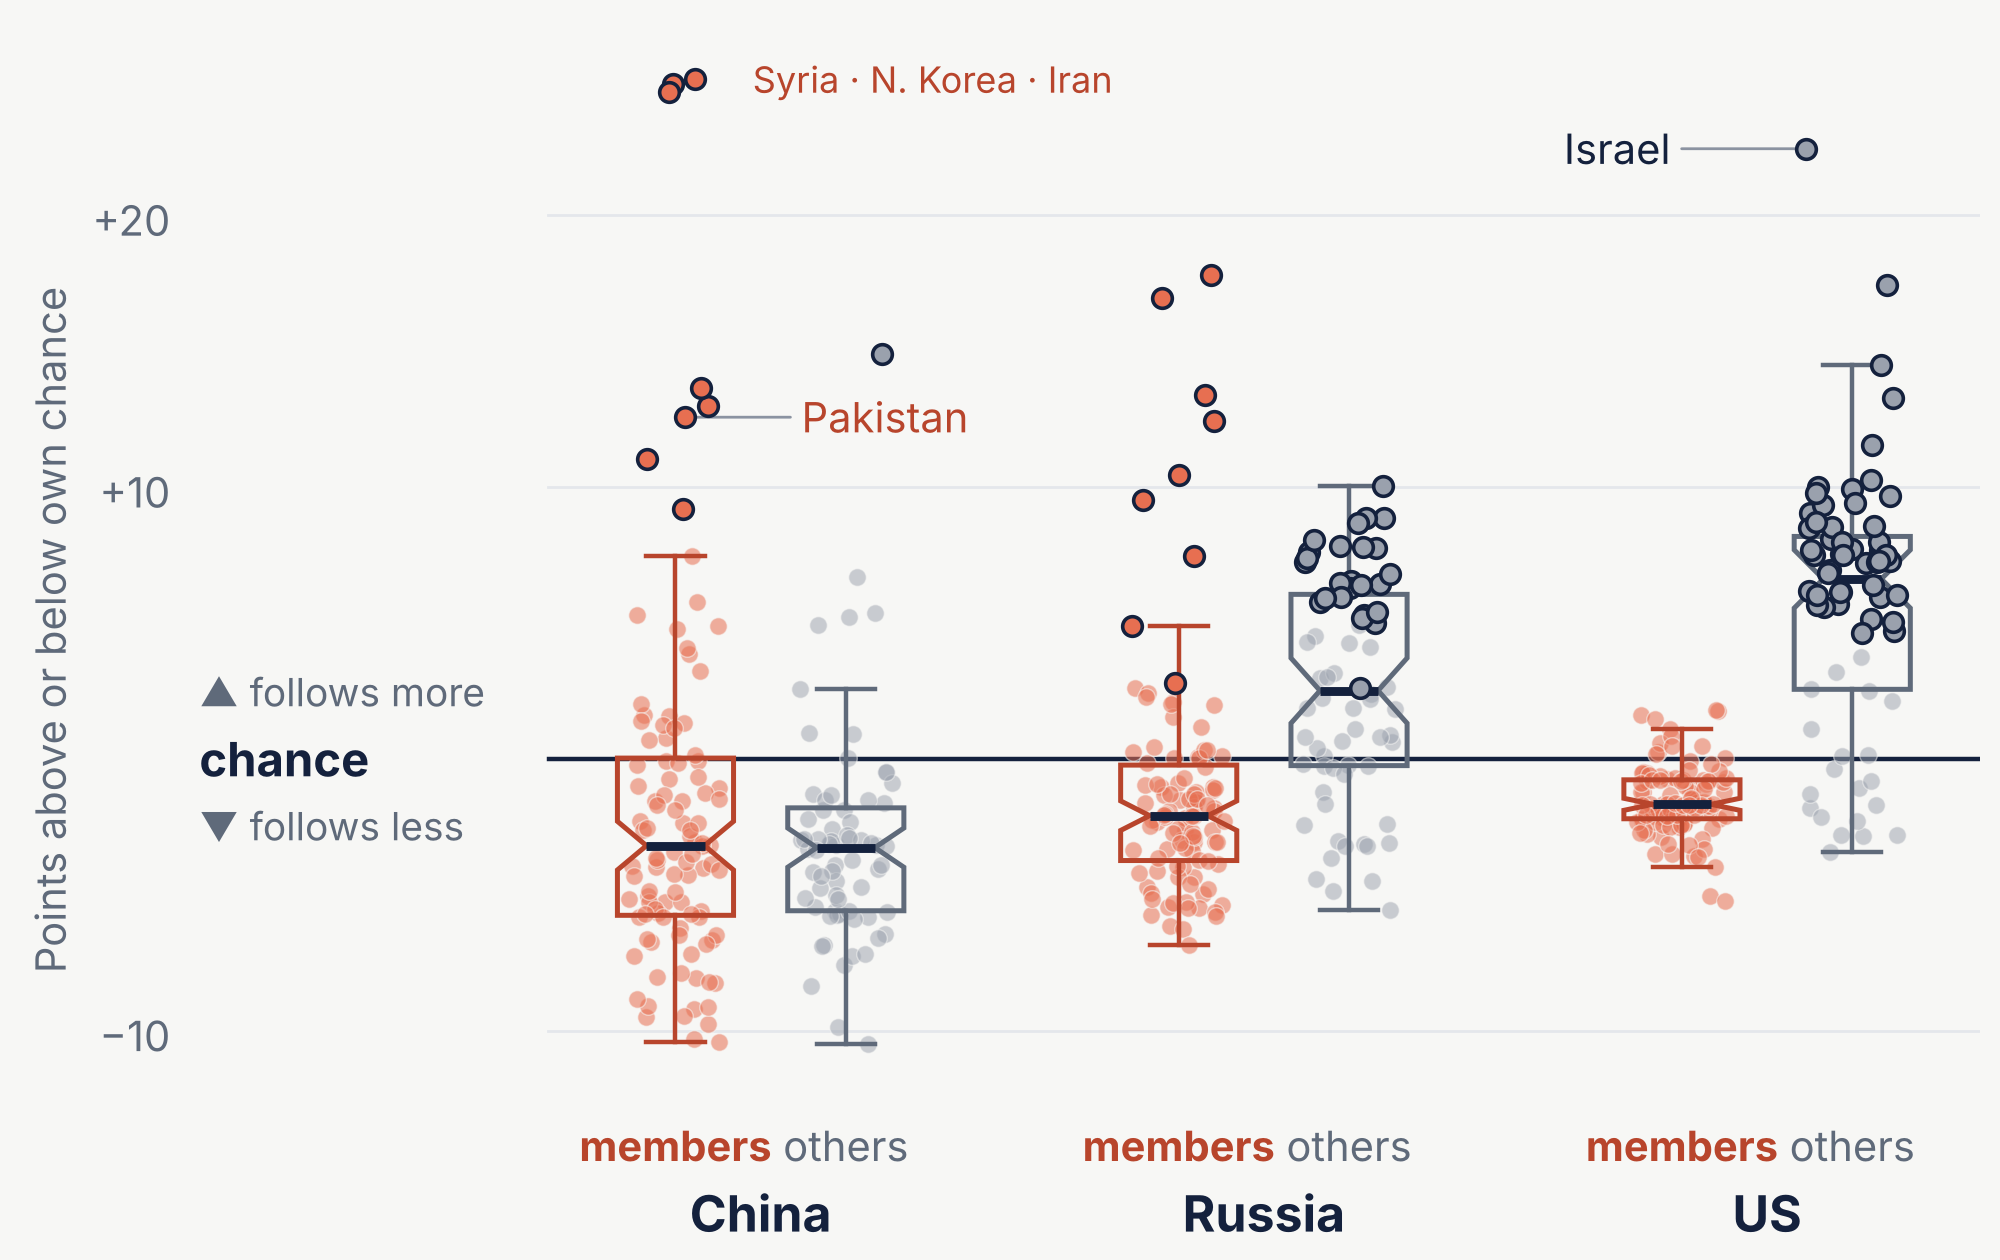

Write the Python code that produced this figure.
"""Slide 22 - Quando una potenza è in minoranza, i membri la seguono?

Per Cina, Russia e USA: votazioni in cui la potenza vota diversamente dalla maggioranza.
Per ogni Stato (presente in almeno il 75% delle votazioni):
  osservato = quota di queste votazioni in cui vota come la potenza
  atteso    = accordo per caso, dalle frequenze di sì / astenuto / no dello Stato e della potenza
Box plot (con notch) di osservato - atteso, membri contro non membri.
Test: binomiale a una coda per Stato con correzione di Benjamini-Hochberg (pallini bordati);
Wilcoxon sui membri contro lo zero.
Output: figure/slide22_follow.png, figure/s22.csv
"""
import numpy as np
import pandas as pd
from scipy.stats import binomtest, false_discovery_control, wilcoxon

import base

df = base.carica()
pres = base.presenza(df)
tenuti = pres[pres >= 0.75].index
d = base.voti_espressi(df)
maj = base.maggioranza(d)

righe = []
for P in ["CHINA", "RUSSIAN FEDERATION", "UNITED STATES"]:
    vp, minoranza = base.in_minoranza(d, maj, P)
    sub = d[d.rcid.isin(minoranza) & (d.Countryname != P) & d.Countryname.isin(tenuti)].copy()
    sub["pv"] = vp.reindex(sub.rcid).values
    for c, g in sub.groupby("Countryname"):
        oss = (g.vote == g.pv).mean()
        fc = g.vote.value_counts(normalize=True)
        fp = g.pv.value_counts(normalize=True)
        att = sum(fc.get(v, 0) * fp.get(v, 0) for v in [1, 2, 3])
        righe.append((P, c, c in base.NAM, oss * 100, att * 100, len(g)))
    print(P, "votazioni in minoranza:", len(minoranza))

r = pd.DataFrame(righe, columns=["P", "c", "mem", "obs", "exp", "n"])
r["diff"] = r.obs - r.exp
r["p"] = [binomtest(int(round(o / 100 * n)), n, e / 100, alternative="greater").pvalue
          for o, e, n in zip(r.obs, r.exp, r.n)]
r["sig"] = False
for P, g in r.groupby("P"):
    r.loc[g.index, "sig"] = false_discovery_control(g.p.values, method="bh") < 0.05
print(r.groupby(["P", "mem"])[["obs", "exp", "diff"]].median().round(1))
membri = r[r.mem]
print("membri sotto il proprio caso:",
      membri.groupby("P").apply(lambda g: (g["diff"] < 0).mean()).round(2).to_dict())
print("Wilcoxon (membri):", membri.groupby("P")["diff"].apply(lambda x: wilcoxon(x).pvalue).to_dict())
print("membri sopra il caso dopo BH:", membri[membri.sig].groupby("P").size().to_dict())
r.to_csv(base.OUT / "s22.csv", index=False)

# figura
plt = base.stile()
BG, NAVY = base.SFONDO, base.NAVY
rng = np.random.default_rng(3)
fig, ax = base.nuova_figura(plt, 10, 6.3)
pos = {}
for i, (P, nome) in enumerate([("CHINA", "China"), ("RUSSIAN FEDERATION", "Russia"),
                               ("UNITED STATES", "US")]):
    x0 = i * 1.3
    for mem, dx, c, cb, lab in [(True, -0.22, base.CORALLO, base.CORALLO_TESTO, "members"),
                                (False, 0.22, base.GRIGIO, base.GRIGIO_TESTO, "others")]:
        g = r[(r.P == P) & (r.mem == mem)].set_index("c")
        s = g["diff"]
        sig = g["sig"].values.astype(bool)
        x = x0 + dx + rng.uniform(-.12, .12, len(s))
        for k, v, xx in zip(s.index, s.values, x):
            pos[(P, k)] = (xx, v)
        ax.scatter(x[~sig], s[~sig], s=40, color=c, alpha=.55 if mem else .5, edgecolor=BG, lw=.5, zorder=3)
        ax.scatter(x[sig], s[sig], s=50, color=c, alpha=1, edgecolor=NAVY, lw=1.3, zorder=6)
        ax.boxplot(s.values, positions=[x0 + dx], widths=0.3, showfliers=False, patch_artist=True,
                   notch=True, boxprops=dict(facecolor="none", edgecolor=cb, lw=1.8),
                   whiskerprops=dict(color=cb, lw=1.6), capprops=dict(color=cb, lw=1.6),
                   medianprops=dict(color=NAVY, lw=3.2), zorder=5, manage_ticks=False)
        ax.text(x0 + dx, -13.3, lab, ha="center", va="top", fontsize=15, color=cb,
                fontweight="bold" if mem else "normal")
    ax.text(x0, -15.6, nome, ha="center", va="top", fontsize=18, color=NAVY, fontweight="bold")

ax.axhline(0, color=NAVY, lw=1.6, zorder=2, xmin=0.205)
ax.text(-1.45, 0, "chance", ha="left", va="center", fontsize=17, color=NAVY, fontweight="bold")
ax.text(-1.45, 1.6, "▲ follows more", ha="left", va="bottom", fontsize=14, color=base.GRIGIO_TESTO)
ax.text(-1.45, -1.6, "▼ follows less", ha="left", va="top", fontsize=14, color=base.GRIGIO_TESTO)


def etichetta(P, stato, testo, dx, dy, colore, ha="left"):
    x, y = pos[(P, stato)]
    ax.annotate(testo, (x, y), xytext=(x + dx, y + dy), fontsize=15, color=colore, ha=ha, va="center",
                arrowprops=dict(arrowstyle="-", color=base.GRIGIO_LINEA, lw=1, shrinkA=2, shrinkB=4))


etichetta("CHINA", "PAKISTAN", "Pakistan", 0.3, 0, base.CORALLO_TESTO)
x, _ = pos[("CHINA", "SYRIAN ARAB REPUBLIC")]
ax.text(x + 0.15, 25, "Syria · N. Korea · Iran", ha="left", va="center", fontsize=13, color=base.CORALLO_TESTO)
etichetta("UNITED STATES", "ISRAEL", "Israel", -0.35, 0, NAVY, "right")

ax.set_xlim(-1.5, 3.15)
ax.set_ylim(-17.5, 27)
ax.set_yticks([-10, 10, 20])
ax.set_yticklabels(["−10", "+10", "+20"])
ax.tick_params(axis="y", labelsize=15, colors=base.GRIGIO_TESTO, length=0)
ax.set_xticks([])
for s in ["top", "right", "left", "bottom"]:
    ax.spines[s].set_visible(False)
for yv in [-10, 10, 20]:
    ax.plot([-0.55, 3.15], [yv, yv], color=base.GRIGIO_GRIGLIA, lw=1, zorder=1)
ax.set_ylabel("Points above or below own chance", fontsize=15, color=base.GRIGIO_TESTO, labelpad=6)
fig.subplots_adjust(left=.09, right=.99, top=.98, bottom=.02)
base.salva(fig, "slide22_follow.png")
